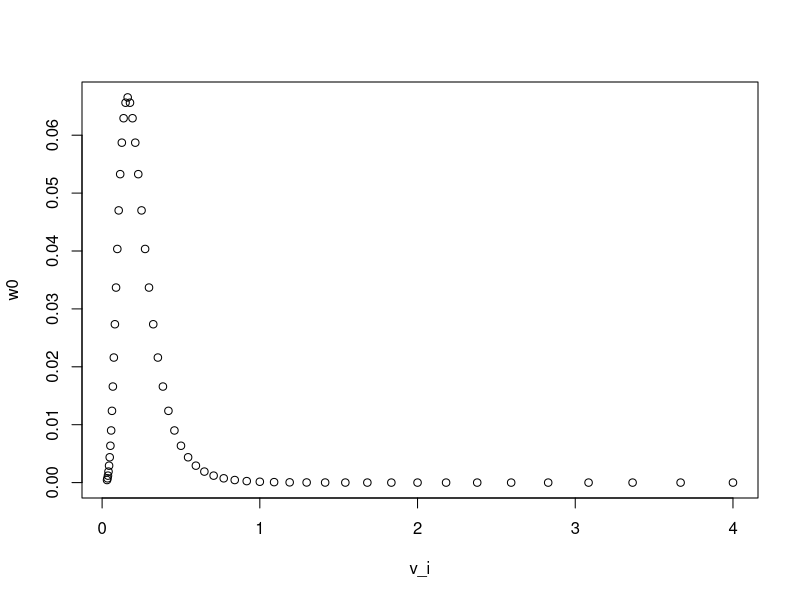

This figure's R source: (Note: this script raises an error after producing the figure.)
## ---- chunk 1
# background cleaning 
rm(list = ls())


library(reshape2)
library(ggplot2)

# bin size 
m <- 57  # 57 size classes 
hours <- 24

#minimum cell volume 
v_min <- 2^(-5)
delta_v <- 0.125 #spacing between size classes 
size_index <- 1:m 
v_i <- v_min * 2^((size_index - 1) * delta_v) #  this vector contains cell volume for actual size classes i = 1,2,3,....,57 .

# True parameters (from Sosik)
gamma_max_true <- 0.20 # max growth fraction 
delta_max_true <- 0.03 # max division fraction 
E_star_true <- 500 # Light intensity 
a_true <- 2 # it controls the size where divisions becomes likely 
b_true <- 2 # ut controls how sharply division increases with cell size 



# Light function - Light level at time t 
# This function helps us create the mock model 

E_t <- function(t) {
  1000 * max(0, sin(2*pi * t / 24))
}

# Growth function - eq 14. sosik 
gamma_t <- function(t, gamma_max, E_star) {
  gamma_max * (1 - exp(-E_t(t) / E_star))
}

# Division function eq 13. sosik
delta_i_t <- function(t, delta_max, a, b) {
  
  if (t < 6) { #t_d = 6 , before hour 6 the probability of division is 0.
    return(rep(0, m))
  }
  
  delta_i <- delta_max * ((a * v_i)^b / (1 + (a * v_i)^b))
  return(delta_i)
}


  # Creating Matrix A(t)

matrix_A <- function(t, gamma_max, delta_max, E_star, a, b) {  # these are some parameters 
  
  A <- matrix(0, nrow = m, ncol = m)

# creating gemma and delta ( growth and division fucntions
  gamma <- gamma_t(t, gamma_max, E_star)
  delta_i <- delta_i_t(t, delta_max, a, b)

  # defining j from sosik eq 10
  j <- 1 + (1 / delta_v)
  
  # Growth - sub diagonal to A corresponding to growth 
  for (i in 1:(m - 1)) {
    A[i + 1, i] <- gamma * (1 - delta_i[i])
  }
  
  
  
  #  First row of A corresponding to Division
  for (i in 2:(j - 1)) {
    A[1, i] <- A[1, i] + 2 * delta_i[i]
  }

# upper diagonal of A corresponding to division 
  for (i in j:m) {
    smaller_class <- i + 1 - j
    A[smaller_class, i] <- A[smaller_class, i] + 2 * delta_i[i]
  }

# element of A corresponding to smallest size class 
  # Stasis
  A[1, 1] <- A[1, 1] + ((1 - gamma) * (1 - delta_i[1])) + 2 * delta_i[1]

#diagonal of A corresponding to stasis 
  for (i in 2:m) {
    A[i, i] <- A[i, i] + (1 - gamma) * (1 - delta_i[i])
  }
  
  return(A)
}


# Matrix B(t) - hourly projection matrix - 6 A matrices are multiplied together on the left side .
# 1 hour = 6 ten-minute A matrices


matrix_B <- function(t, gamma_max, delta_max, E_star, a, b, dt = 1/6) {
  
  B <- diag(m)        # creates 57X57 identity matrix - we need it because we will do matrix multiplication.                           
  n_steps <- 1 / dt   # sub steps 
  
  for (k in 0:(n_steps - 1)) {            # for k in 0:5, run the code inside the loop 6 times 
    
    time_now <- t + k * dt   # compute current time 
    
    A_k <- matrix_A(   # every loop iteration produces a new matrix 
      t = time_now,
      gamma_max = gamma_max,
      delta_max = delta_max,
      E_star = E_star,
      a = a,
      b = b
    )
    
    B <- A_k %*% B         #B = A_3 %*% A_2 %*% A_1 , initially B = I , B = A_0 %*% I
  }
  
  return(B)  
}


# Initial distribution w(0) 

w0 <- dnorm(size_index, mean = 20, sd= 6) # at time 0, most cells are around size class 20.
w0 <- w0 / sum(w0)
plot(v_i,w0)

#  true model distribution


W_true <- matrix(0, nrow = hours, ncol = m)
W_true[1, ] <- w0 # puts the initial distribution into the first row.

for (t in 1:(hours - 1)) {
  
  B_t <- matrix_B(
    t = t,
    gamma_max = gamma_max_true,
    delta_max = delta_max_true,
    E_star = E_star_true,
    a = a_true,
    b = b_true
  )
  
  W_true[t + 1, ] <- B_t %*% W_true[t, ] #w(t+1) = B(t) w(t)
  W_true[t + 1, ] <- W_true[t + 1, ] / sum(W_true[t + 1, ])
}

set.seed(123)

N <- 1000000 #create fake observation 
Counts <- matrix(0, nrow = hours, ncol = m)

for (t in 1:hours) {
  Counts[t, ] <- rmultinom(
    n = 1,
    size = N,
    prob = W_true[t, ]
  )
}

W_obs <- Counts / rowSums(Counts) # fake noisy

# Model for guessed parameters


guess_model <- function(params,W) { #params = c(gamma_max, delta_max, E_star, a, b)
  
  gamma_max <- params[1]
  delta_max <- params[2]
  E_star <- params[3]
  a <- params[4]
  b <- params[5]
  
  W_pred <- matrix(0, nrow = hours, ncol = m)
  W_pred[1, ] <- W[1,]
  
  for (t in 1:(hours - 1)) {
    
    B_t <- matrix_B( # hourly matrix 
      t = t,
      gamma_max = gamma_max,
      delta_max = delta_max,
      E_star = E_star,
      a = a,
      b = b
    )
    
    W_pred[t + 1, ] <- B_t %*% W[t, ] #next step distribution # W(t+1) = B(t)w(t)
    W_pred[t + 1, ] <- W_pred[t + 1, ] / sum(W_pred[t + 1, ])
  }
  
  return(W_pred)
}


# Objective function


objective_function <- function(params,W) { # finds out how bad the guess is 
  
  gamma_max <- params[1]
  delta_max <- params[2]
  E_star <- params[3]
  a <- params[4]
  b <- params[5]
  
  if (gamma_max < 0 || gamma_max > 0.5 ||
      delta_max < 0 || delta_max > 0.5 ||
      E_star <= 0 ||
      a <= 0 ||
      b <= 0) {
    return(1e10)
  }
  
  W_pred <- guess_model(params, W)
  error <- sum((W - W_pred)^2) # observed and predicted distributions.
  
  return(error)
}

# Fit parameters


initial_guess <- c(0.20, 0.03, 500, 2, 2)

fit <- optim( # objective function as small as possible 
  par = initial_guess,
  fn = objective_function,
  W = W_obs,
  method = "L-BFGS-B", #allows lower and upper bounds.
  lower = c(0, 0, 100, 0.1, 0.1),
  upper = c(0.5, 0.15, 5000, 30, 10)
)

estimated_params <- fit$par #saves the best parameters found by optim.



results <- data.frame(
  Parameter = c("gamma_max", "delta_max", "E_star", "a", "b"),
  True = c(gamma_max_true, delta_max_true, E_star_true, a_true, b_true),
  Estimated = estimated_params
)

print(results) 

# Heatmap function

plot_heatmap <- function(W, title_name) {
  
  df <- melt(W)
  colnames(df) <- c("Hour", "SizeClass", "Proportion")
  
  df$Hour <- df$Hour - 1
  df$CellVolume <- v_i[df$SizeClass]
  
  ggplot(df, aes(x = CellVolume, y = Hour, fill = Proportion)) +
    geom_tile() +
    scale_x_log10() +
    scale_fill_gradientn(colors = c("blue", "cyan", "yellow", "red")) +
    labs(
      title = title_name,
      x = expression("Cell volume ("*mu*m^3*")"),
      y = "Hour after dawn",
      fill = "Proportion"
    ) +
    theme_minimal()
}


# Plot


W_fit <- guess_model(estimated_params, W = W_obs7)

p_true <- plot_heatmap(W_true, "True Model Distribution")
p_obs  <- plot_heatmap(W_obs, "Fake Observed Distribution")
p_fit  <- plot_heatmap(W_fit, "Fitted Model Distribution")

print(p_true)
print(p_obs)
print(p_fit)
## ---- chunk 2
#| echo: false
2 * 2
